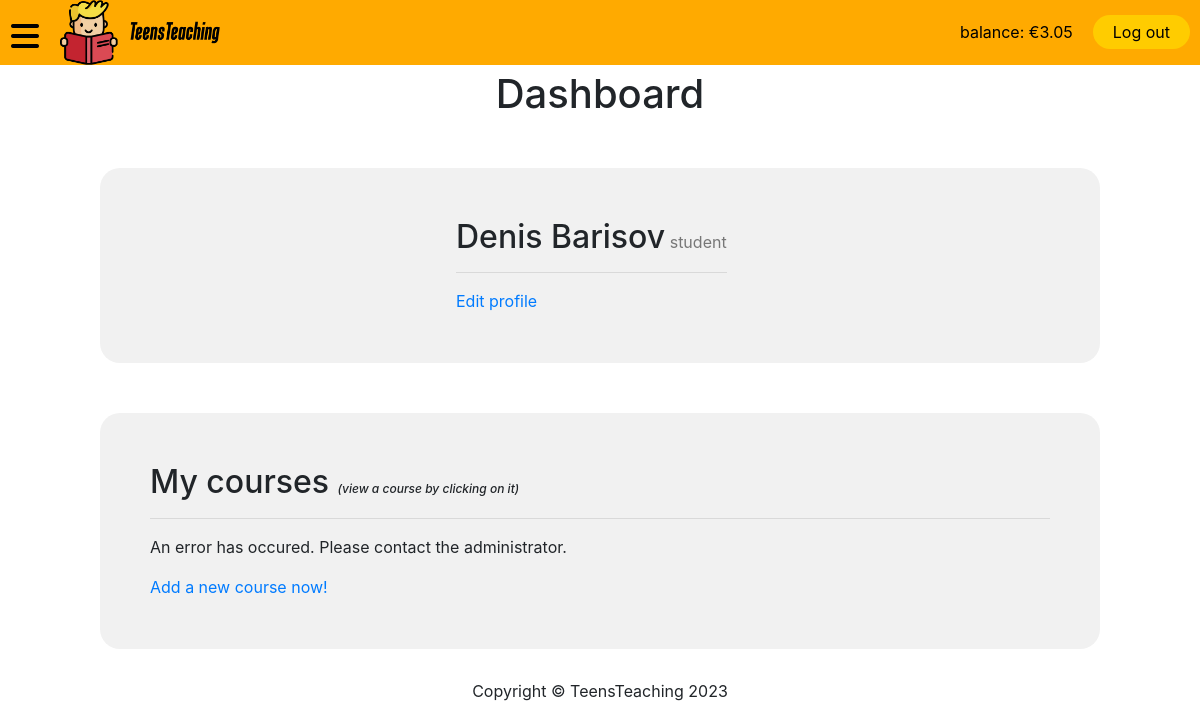
The app's page /dashboard.php (signed in) with its own data.
### tables this page shows
CREATE TABLE `users` (
  `id` int(11) NOT NULL,
  `email` varchar(320) NOT NULL,
  `password` varchar(255) NOT NULL,
  `credit` decimal(6,2) NOT NULL DEFAULT 0.00
);

CREATE TABLE `user_profiles` (
  `id` int(10) NOT NULL,
  `user_id` int(10) NOT NULL,
  `first_name` varchar(255) NOT NULL,
  `last_name` varchar(255) NOT NULL,
  `avatar` varchar(500) DEFAULT NULL,
  `bio` text DEFAULT NULL
);

CREATE TABLE `purchased_courses` (
  `id` int(11) NOT NULL,
  `course_id` int(20) NOT NULL,
  `user_id` int(10) NOT NULL,
  `discount_id` int(11) DEFAULT NULL,
  `purchase_date` datetime NOT NULL DEFAULT current_timestamp(),
  `lesson-rating` int(1) DEFAULT NULL
);

### config.php (called while the page is built)
<?php
return array(
    'db_host' => 'localhost',
    'db_username' => 'tavo_username',
    'db_password' => 'tavo_password',
    'db_database' => 'tavo_username',
    'dbt_classroom_lessons' => 'Classroom_lessons',
    'dbt_courses' => 'Courses',
    'dbt_discounts' => 'Discounts',
    'dbt_live_lessons' => 'Live_lessons',
    'dbt_purchased_courses' => 'Purchased_courses',
    'dbt_teachers' => 'Teachers',
    'dbt_teacher_profiles' => 'Teacher_profiles',
    'dbt_teacher_ratings' => 'Teacher_ratings',
    'dbt_theory_lessons' => 'Theory_lessons',
    'dbt_users' => 'Users',
    'dbt_user_profiles' => 'User_profiles',
    'dbt_video_lessons' => 'Video_lessons',
);

### dashboard.php (the view, shortened to what this page needs)
<?php
if (isset($_SESSION['email'])) {
    $config = include($_SERVER["DOCUMENT_ROOT"] . "/teensteaching/config.php");
    $type = $_SESSION['type'];
    $id = $_SESSION['id'];
    if ($_SESSION["type"] == "student") {
        $table = $config['dbt_user_profiles'];
        $fkey = 'user_id';
        $edit_course = false;
    } else {
        $table = $config['dbt_teacher_profiles'];
        $fkey = 'teacher_id';
        $edit_course = true;
    }
    $mysqli = new mysqli($config['db_host'], $config['db_username'], $config['db_password'], $config['db_database']);
    if (!$mysqli->connect_error) {
        $qry = "SELECT * FROM $table WHERE $fkey='$id' LIMIT 1";
        $result = $mysqli->query($qry);
        if ($result) {
            if (mysqli_num_rows($result) > 0) {
                $row = mysqli_fetch_row($result);
                $fname = $row[2];
                $lname = $row[3];
                $avatar = $row[4];
            }
        } else {
            die('Error: ' . $mysqli->connect_error);
        }
    } else {
        die("Prisijungti nepavyko: " . $mysqli->connect_error);
    }
} else {
    header("Location: login/index.php");
    die();
}
?>
<!DOCTYPE html>
<html lang="en">
<head>
    <link rel="stylesheet" href="https://stackpath.bootstrapcdn.com/bootstrap/4.5.2/css/bootstrap.min.css">
    <link rel="stylesheet" href="./static/style.css">
    <link rel="stylesheet" href="https://cdnjs.cloudflare.com/ajax/libs/font-awesome/6.2.1/css/all.min.css">
    <link rel="stylesheet" href="https://cdnjs.cloudflare.com/ajax/libs/font-awesome/6.2.1/css/all.css">
</head>
<body>
    <?php include './partials/nav.php' ?>
    <h1>Dashboard</h1>
    <div class="profile">
        <div class="f-row">
        <img src="./profile_pictures/<?php echo $avatar; ?>" alt="">
            <div class="f-col">
                <div>
                    <h2 class="name"><?php echo $fname . " " . $lname; ?></h2>
                    <p class="type"><?php echo $type; ?></p>
                </div>
                <div class="bio">
                    <hr>
                    <a href="./profile/edit.php">Edit profile</a>
                </div>
            </div>
        </div>
    </div>
    <?php
    if ($_SESSION['type'] == 'teacher') {
        $qqry = "SELECT id, course_difficulty, course_name, course_price, course_type FROM Courses WHERE teacher_id='$id'";
        $r = $mysqli->query($qqry);
        if ($r) {
            if (!(mysqli_num_rows($r) > 0)) {
                echo "<p>There's nothing here</p>";
            } else {
                echo "<div class='profile'>";
                echo "<h2>My courses <em class='clarifier'>(edit a course by clicking on it)</em></h2>";
                echo "<hr>";
                while ($row = mysqli_fetch_array($r)) {
                    $course_name = $row['course_name'];
                    $course_price = $row['course_price'];
                    $course_diff = $row['course_difficulty'];
                    $course_type = $row['course_type'];
                    echo "<a href='./course/view.php?id=".$row['id']."'"." class='course-link'>";
                    echo "<div class='course-card'>";
                    echo "<h3>" . $course_name . "</h3>";
                    echo "<p>" . $course_type . "</p>";
                    echo "<p>" . ucfirst($course_diff) . "</p>";
                    echo "<p>€" . $course_price . "</p>";
                    echo "</div>";
                    echo "</a>";
                }
                if ($edit_course === true) {
                    echo '<a href="./course/new.php">Create a new course</a>';
                }
                echo "</div>";
            }
            $mysqli->close();
        }
    } else {
        $qqry = "SELECT course_id FROM Purchased_courses WHERE user_id='$id'";
        $r = $mysqli->query($qqry);
        if ($r) {
            echo "<div class='profile'>";
            echo "<h2>My courses <em class='clarifier'>(view a course by clicking on it)</em></h2>";
            echo "<hr>";
            if (!(mysqli_num_rows($r) > 0)) {
                echo "<p>There's nothing here</p>";
            } else {
                while ($row = mysqli_fetch_array($r)) {
                    $course_id = $row['course_id'];
                    $qqry = "SELECT id, course_name, course_type, course_subject FROM Courses WHERE id='$course_id' LIMIT 1";
                    $result = $mysqli->query($qqry);
                    if ($result) {
                        if (!(mysqli_num_rows($result) > 0)) {
                            echo "<p>An error has occured. Please contact the administrator.</p>";
                        }
                    }
                }
            }
            echo '<a href="./courses">Add a new course now!</a>';
            echo "</div>";
        }
    }
    ?>
    <footer>
        <p>Copyright © TeensTeaching 2023</p>
    </footer>
</body>
</html>

### partials/nav.php (shortened to what this page needs)
<nav>
    <div class="nav-color">
        <div class="flex">
            <a href="#" class="burger" href="javascript:void(0);" onclick="myFunction()"><i id="burger" class="fa-solid fa-bars fa-2x fa-fw"></i></a>
            <a href="/teensteaching"><img src="/teensteaching/static/images/icon2.png" alt=""></a>
        </div>
        <?php
        echo "<div class='flex'>";
        if (!isset($_SESSION['email'])) {
            $home_or_dashboard = "Home";
            echo '<a href="/teensteaching/login" class="sign-in">Sign in</a>';
        } else {
            $mysqli = new mysqli($config['db_host'], $config['db_username'], $config['db_password'], $config['db_database']);
            if (!$mysqli->connect_error) {
                if ($_SESSION['type'] == 'teacher') {
                    $table = 'Teachers';
                } else {
                    $table = 'Users';
                }
                $id = $_SESSION['id'];
                $qry = "SELECT credit FROM $table WHERE id = '$id' LIMIT 1";
                $nav_result = $mysqli->query($qry);
                if ($nav_result) {
                    if (mysqli_num_rows($nav_result) > 0) {
                        $row = mysqli_fetch_array($nav_result);
                        echo '<a id="balance" href="/teensteaching/balance">balance: €' . $row['credit'] . '</a>';
                    } else {
                        die("BalanceError: loc: nav");
                    }
                }
            }
            echo '<a href="/teensteaching/logout" class="sign-in">Log out</a>';
        }
        echo "</div>";
        ?>
    </div>
</nav>

### static/style.css (style rules this page uses)
*, *::before, *::after { box-sizing: border-box; }
body { margin: 0; padding-top: 70px; }
body h1 { text-align: center; }
nav { top: 0; width: 100%; overflow: visible; position: fixed; z-index: 99; }
.nav-color { background-color: #FFAA00; margin: 0; display: flex; justify-content: space-between; }
nav img { max-width: 160px; margin: auto 10px; }
nav a { text-decoration: none; color: black; display: block; }
nav .flex { display: flex; }
.burger { margin-top: 10px; }
.burger i { margin: 10px 5px; }
.sign-in { padding: 5px 20px; background-color: #FFCC00; border-radius: 50px; }
#balance, .sign-in { height: fit-content; margin: auto 10px; }
.profile { max-width: 1000px; width: 95%; margin: auto; margin-top: 50px; padding: 50px; background-color: rgb(241, 241, 241); padding: 50px; border-radius: 20px; }
.profile img { clip-path: circle(); max-width: 256px; width: 100%; z-index: 0; }
.profile .f-row { display: flex; flex-direction: row; }
.profile .f-col { display: flex; flex-direction: column; margin-left: 50px; }
.profile .f-col .type { display: inline; color: #777777; }
.profile .f-row h2 { display: inline; }
.clarifier { font-size: 12px; }
footer { margin-top: 30px; text-align: center; }

### records on screen
users: credit "3.05"
user_profiles: first_name "Denis", last_name "Barisov"

### other values on screen
$type "student"
